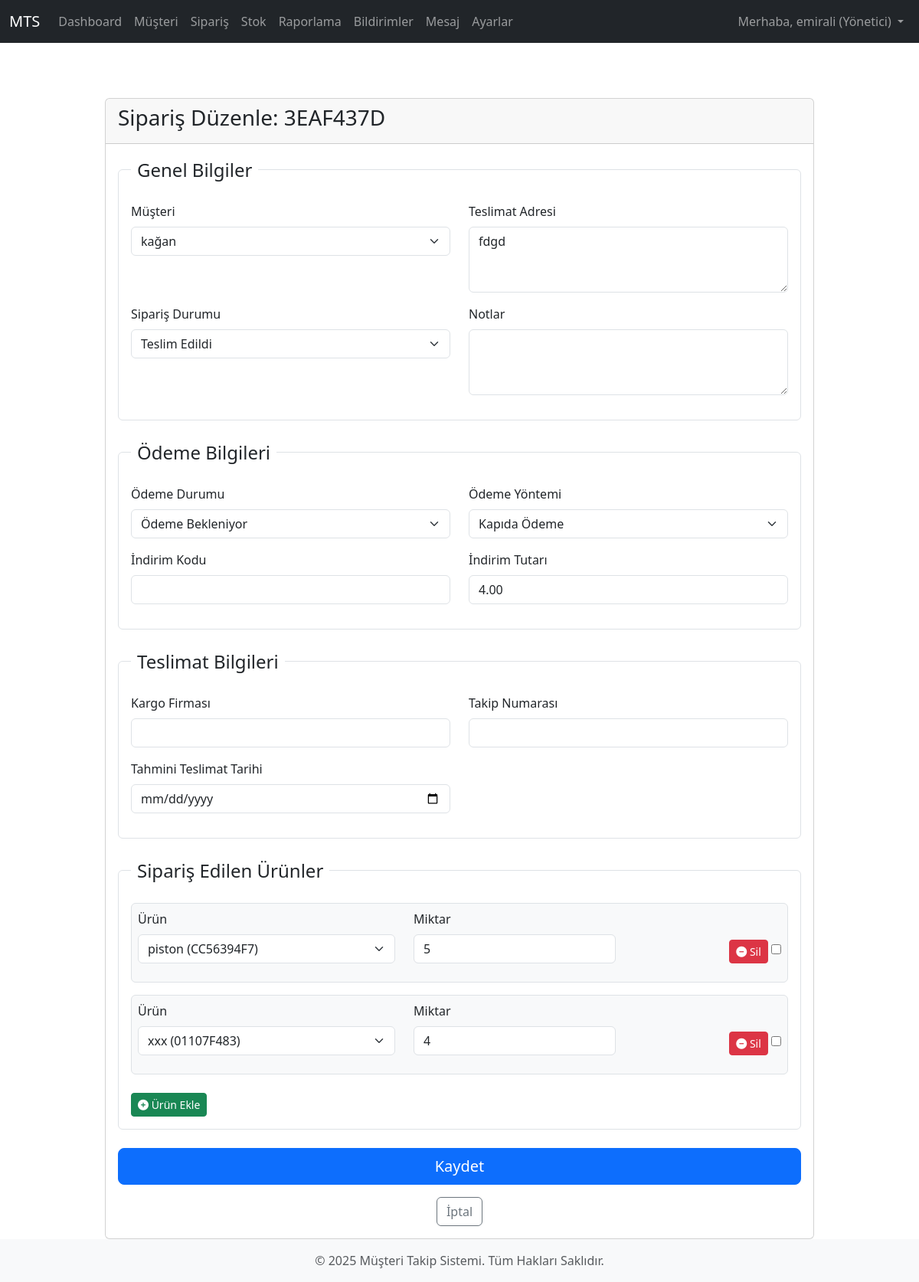
The app's page /orders/16/edit/ (signed in) with its own data.
### core/models.py (models this page shows)
class User(AbstractUser):
    USER_TYPE_CHOICES = (
        ("admin", "Yönetici"),
        ("personnel", "Personel"),
        ("customer", "Müşteri"),
    )
    user_type = models.CharField(
        max_length=20,
        choices=USER_TYPE_CHOICES,
        default="customer",
        verbose_name="Kullanıcı Tipi"
    )
    phone_number = models.CharField(
        max_length=15,
        blank=True,
        null=True,
        verbose_name="Telefon Numarası"
    )
    company_name = models.CharField(
        max_length=100,
        blank=True,
        null=True,
        verbose_name="Firma Adı"
    )
    address = models.TextField(
        blank=True,
        null=True,
        verbose_name="Adres"
    )
    customer_segment = models.CharField(
        max_length=20,
        choices=[('individual', 'Bireysel'), ('corporate', 'Kurumsal')],
        blank=True,
        null=True,
        verbose_name="Müşteri Segmenti"
    )
    date_of_birth = models.DateField(
        blank=True,
        null=True,
        verbose_name="Doğum Tarihi"
    )
    notes = models.TextField(
        blank=True,
        null=True,
        verbose_name="Notlar"
    )
    tax_id_number = models.CharField(
        max_length=20,
        blank=True,
        null=True,
        verbose_name="Vergi/Kimlik Numarası"
    )
    payment_preference = models.CharField(
        max_length=50,
        blank=True,
        null=True,
        verbose_name="Ödeme Tercihi"
    )
    debt_status = models.DecimalField(
        max_digits=10,
        decimal_places=2,
        default=0.00,
        verbose_name="Borç Durumu"
    )
    def is_admin(self):
        return self.user_type == "admin"
    def is_personnel(self):
        return self.user_type == "personnel"
    def is_customer(self):
        return self.user_type == "customer"
    def get_user_type_display(self):
        return dict(self.USER_TYPE_CHOICES).get(self.user_type)
    def __str__(self):
        return self.username # veya self.get_full_name()

### orders/models.py (models this page shows, shortened)
class Order(models.Model):
    ORDER_STATUS_CHOICES = (
        ('new', 'Yeni Sipariş'),
        ('accepted', 'Kabul Edildi / Hazırlanıyor'),
        ('shipped', 'Kargoya Verildi'),
        ('delivered', 'Teslim Edildi'),
        ('cancelled', 'İptal Edildi'),
        ('returned', 'İade Edildi'),
        ('passive', 'Pasif'), # Sipariş silinmesin pasife alınsın diye ekledik
    )
    PAYMENT_STATUS_CHOICES = (
        ('pending', 'Ödeme Bekleniyor'),
        ('paid', 'Ödendi'),
        ('refunded', 'İade Edildi'),
    )
    PAYMENT_METHOD_CHOICES = (
        ('credit_card', 'Kredi Kartı'),
        ('bank_transfer', 'Havale/EFT'),
        ('cash_on_delivery', 'Kapıda Ödeme'),
        ('installment', 'Vadeli Ödeme'),
    )
    order_id = models.CharField(max_length=50, unique=True, blank=True, verbose_name="Sipariş Numarası/ID")
    customer = models.ForeignKey(User, on_delete=models.SET_NULL, null=True, blank=True, related_name='customer_orders', verbose_name="Müşteri")
    order_date = models.DateTimeField(auto_now_add=True, verbose_name="Sipariş Tarihi ve Saati")
    order_status = models.CharField(max_length=20, choices=ORDER_STATUS_CHOICES, default='new', verbose_name="Sipariş Durumu")
    total_amount = models.DecimalField(max_digits=10, decimal_places=2, default=0.00, verbose_name="Toplam Ödeme Tutarı")
    is_completed = models.BooleanField(default=False, verbose_name="Sipariş Tamamlandı mı?")
    payment_status = models.CharField(max_length=20, choices=PAYMENT_STATUS_CHOICES, default='pending', verbose_name="Ödeme Durumu")
    payment_method = models.CharField(max_length=20, choices=PAYMENT_METHOD_CHOICES, blank=True, null=True, verbose_name="Ödeme Yöntemi")
    delivery_address = models.TextField(verbose_name="Teslimat Adresi")
    shipping_company = models.CharField(max_length=100, blank=True, null=True, verbose_name="Kargo Firması")
    tracking_number = models.CharField(max_length=100, blank=True, null=True, verbose_name="Takip Numarası")
    estimated_delivery_date = models.DateField(blank=True, null=True, verbose_name="Tahmini Teslimat Tarihi")
    discount_code = models.CharField(max_length=50, blank=True, null=True, verbose_name="İndirim/Promosyon Kodu")
    discount_amount = models.DecimalField(max_digits=10, decimal_places=2, default=0.00, verbose_name="İndirim Tutarı")
    notes = models.TextField(blank=True, null=True, verbose_name="Notlar")
    created_at = models.DateTimeField(auto_now_add=True)
    updated_at = models.DateTimeField(auto_now=True)
    class Meta:
        verbose_name = "Sipariş"
        verbose_name_plural = "Siparişler"
        ordering = ['-order_date']

### orders/views.py (the view, shortened to what this page needs)
# urls.py: path('<int:pk>/edit/', views.OrderUpdateView.as_view(), name='order_update'),
class OrderUpdateView(PersonnelRequiredMixin, UpdateView):
    model = Order
    form_class = OrderForm
    template_name = 'orders/order_form.html'
    pk_url_kwarg = 'pk'
    def get_context_data(self, **kwargs):
        data = super().get_context_data(**kwargs)
        if self.request.POST:
            data['items'] = OrderItemFormSet(self.request.POST, instance=self.object)
        else:
            data['items'] = OrderItemFormSet(instance=self.object)
        data['page_title'] = f"Sipariş Düzenle: {self.object.order_id}"
        return data

### core/views.py (called while the page is built)
    def test_func(self):
        return self.request.user.is_authenticated and (self.request.user.is_personnel() or self.request.user.is_admin())

### stock/models.py (called while the page is built)
    def __str__(self):
        return f"{self.name} ({self.product_code or 'Kod Bekleniyor'})"

### templates/orders/order_form.html (shortened to what this page needs)
{% extends 'base.html' %}
{% load static %}
{% load widget_tweaks %}
{% block content %}
<div class="row justify-content-center">
    <div class="col-md-10">
        <div class="card mt-5">
            <div class="card-header">
                <h3>{% if order %}Sipariş Düzenle: {{ order.order_id }}{% else %}Yeni Sipariş Oluştur{% endif %}</h3>
            </div>
            <div class="card-body">
                <form method="post" id="order_form">
                    <fieldset class="mb-4 p-3 border rounded">
                        <legend class="float-none w-auto px-2">Genel Bilgiler</legend>
                        <div class="row">
                            <div class="col-md-6 mb-3">
                                <label for="{{ form.customer.id_for_label }}" class="form-label">{{ form.customer.label }}</label>
                                {% render_field form.customer class="form-select" %}
                            </div>
                            <div class="col-md-6 mb-3">
                                <label for="{{ form.delivery_address.id_for_label }}" class="form-label">{{ form.delivery_address.label }}</label>
                                {% render_field form.delivery_address class="form-control" %}
                            </div>
                            <div class="col-md-6 mb-3">
                                <label for="{{ form.order_status.id_for_label }}" class="form-label">{{ form.order_status.label }}</label>
                                {% render_field form.order_status class="form-select" %}
                            </div>
                            <div class="col-md-6 mb-3">
                                <label for="{{ form.notes.id_for_label }}" class="form-label">{{ form.notes.label }}</label>
                                {% render_field form.notes class="form-control" %}
                            </div>
                        </div>
                    </fieldset>
                    <fieldset class="mb-4 p-3 border rounded">
                        <legend class="float-none w-auto px-2">Ödeme Bilgileri</legend>
                        <div class="row">
                            <div class="col-md-6 mb-3">
                                <label for="{{ form.payment_status.id_for_label }}" class="form-label">{{ form.payment_status.label }}</label>
                                {% render_field form.payment_status class="form-select" %}
                            </div>
                            <div class="col-md-6 mb-3">
                                <label for="{{ form.payment_method.id_for_label }}" class="form-label">{{ form.payment_method.label }}</label>
                                {% render_field form.payment_method class="form-select" %}
                            </div>
                            <div class="col-md-6 mb-3">
                                <label for="{{ form.discount_code.id_for_label }}" class="form-label">{{ form.discount_code.label }}</label>
                                {% render_field form.discount_code class="form-control" %}
                            </div>
                            <div class="col-md-6 mb-3">
                                <label for="{{ form.discount_amount.id_for_label }}" class="form-label">{{ form.discount_amount.label }}</label>
                                {% render_field form.discount_amount class="form-control" %}
                            </div>
                        </div>
                    </fieldset>
                    <fieldset class="mb-4 p-3 border rounded">
                        <legend class="float-none w-auto px-2">Teslimat Bilgileri</legend>
                        <div class="row">
                            <div class="col-md-6 mb-3">
                                <label for="{{ form.shipping_company.id_for_label }}" class="form-label">{{ form.shipping_company.label }}</label>
                                {% render_field form.shipping_company class="form-control" %}
                            </div>
                            <div class="col-md-6 mb-3">
                                <label for="{{ form.tracking_number.id_for_label }}" class="form-label">{{ form.tracking_number.label }}</label>
                                {% render_field form.tracking_number class="form-control" %}
                            </div>
                            <div class="col-md-6 mb-3">
                                <label for="{{ form.estimated_delivery_date.id_for_label }}" class="form-label">{{ form.estimated_delivery_date.label }}</label>
                                {% render_field form.estimated_delivery_date class="form-control" %}
                            </div>
                        </div>
                    </fieldset>
                    <fieldset class="mb-4 p-3 border rounded">
                        <legend class="float-none w-auto px-2">Sipariş Edilen Ürünler</legend>
                        <div id="formset-container">
                            {% for item_form in items %}
                            <div class="order-item-form mb-3 p-2 border rounded bg-light">
                                <div class="row align-items-end">
                                    <div class="col-md-5 mb-3">
                                        <label for="{{ item_form.product.id_for_label }}" class="form-label">{{ item_form.product.label }}</label>
                                        {% render_field item_form.product class="form-select" %}
                                    </div>
                                    <div class="col-md-4 mb-3">
                                        <label for="{{ item_form.quantity.id_for_label }}" class="form-label">{{ item_form.quantity.label }}</label>
                                        {% render_field item_form.quantity class="form-control" %}
                                    </div>
                                    <div class="col-md-3 mb-3 text-end">
                                        {% if item_form.instance.pk %}
                                            <button type="button" class="btn btn-sm btn-danger remove-item-btn"><i class="fas fa-minus-circle"></i> Sil</button>
                                            {{ item_form.DELETE }}
                                        {% else %}
                                            <button type="button" class="btn btn-sm btn-danger remove-item-btn"><i class="fas fa-minus-circle"></i> Sil</button>
                                        {% endif %}
                                    </div>
                                </div>
                            </div>
                            {% endfor %}
                        </div>
                        <button type="button" class="btn btn-sm btn-success mt-2" id="add-item-btn"><i class="fas fa-plus-circle"></i> Ürün Ekle</button>
                    </fieldset>
                    <div class="d-grid mt-4">
                        <button type="submit" class="btn btn-primary btn-lg">Kaydet</button>
                    </div>
                </form>
                <div class="mt-3 text-center">
                    {% if order %}
                        <a href="{% url 'orders:order_detail' pk=order.pk %}" class="btn btn-outline-secondary">İptal</a>
                    {% else %}
                        <a href="{% url 'orders:order_list' %}" class="btn btn-outline-secondary">İptal</a>
                    {% endif %}
                </div>
            </div>
        </div>
    </div>
</div>
{% endblock %}

### templates/base.html (shortened to what this page needs)
{% load static %}
<!DOCTYPE html>
<html lang="tr">
<head>
    <link href="https://cdn.jsdelivr.net/npm/bootstrap@5.3.3/dist/css/bootstrap.min.css" rel="stylesheet">
    <link rel="stylesheet" href="https://cdnjs.cloudflare.com/ajax/libs/font-awesome/6.0.0-beta3/css/all.min.css">
</head>
<body>
    <nav class="navbar navbar-expand-lg navbar-dark bg-dark">
        <div class="container-fluid">
            <a class="navbar-brand" href="{% url 'home' %}">MTS</a>
            <div class="collapse navbar-collapse" id="navbarNav">
                <ul class="navbar-nav me-auto mb-2 mb-lg-0">
                    {% if user.is_authenticated %}
                        {% if user.is_admin %}
                            <li class="nav-item">
                                <a class="nav-link" href="{% url 'dashboard:admin_dashboard' %}">Dashboard</a>
                            </li>
                        {% endif %}
                        {% if user.is_personnel or user.is_admin %}
                            <li class="nav-item">
                                <a class="nav-link" href="{% url 'customers:customer_list' %}">Müşteri</a>
                            </li>
                            <li class="nav-item">
                                <a class="nav-link" href="{% url 'orders:order_list' %}">Sipariş</a>
                            </li>
                            <li class="nav-item">
                                <a class="nav-link" href="{% url 'stock:product_list' %}">Stok</a>
                            </li>
                            <li class="nav-item">
                                <a class="nav-link" href="{% url 'reports:report_list' %}">Raporlama</a>
                            </li>
                        {% endif %}
                        <li class="nav-item">
                            <a class="nav-link" href="{% url 'notifications:user_notifications' %}">Bildirimler</a>
                        </li>
                        <li class="nav-item">
                            <a class="nav-link" href="{% url 'messages_app:message_list' %}">Mesaj</a>
                        </li>
                        <li class="nav-item">
                            <a class="nav-link" href="{% url 'settings_app:theme_settings' %}">Ayarlar</a>
                        </li>
                    {% endif %}
                </ul>
                <ul class="navbar-nav">
                    {% if user.is_authenticated %}
                        <li class="nav-item dropdown">
                            <a class="nav-link dropdown-toggle" href="#" id="navbarDropdown" role="button" data-bs-toggle="dropdown" aria-expanded="false">
                                Merhaba, {{ user.get_full_name|default:user.username }} ({{ user.get_user_type_display }})
                            </a>
                        </li>
                    {% endif %}
                </ul>
            </div>
        </div>
    </nav>
    <main class="container mt-4">
        {% block content %}{% endblock %}
    </main>
    <footer class="footer mt-auto py-3 bg-light">
        <div class="container text-center">
            <span class="text-muted">© 2025 Müşteri Takip Sistemi. Tüm Hakları Saklıdır.</span>
        </div>
    </footer>
</body>
</html>

### records on screen
User: get_full_name "emirali", user_type "Yönetici"
Order: order_id "3EAF437D", customer "kağan", delivery_address "fdgd", order_status "Teslim Edildi", payment_status "Ödeme Bekleniyor", payment_method "Kapıda Ödeme", discount_amount "4.00"

### other values on screen
{{ item_form.product.label }} "Ürün" "Ürün"
{{ item_form.quantity.label }} "Miktar" "Miktar"
